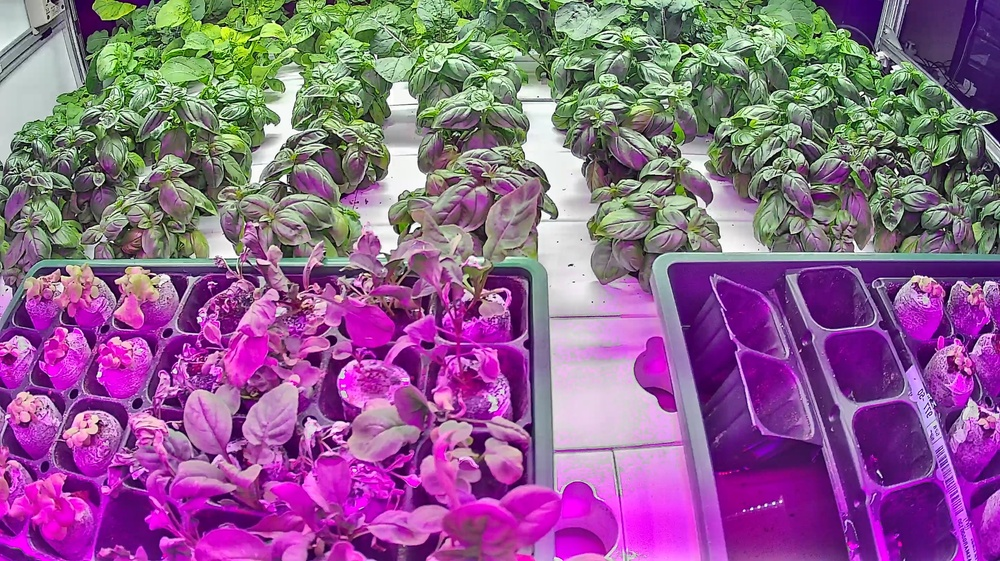
#> input picture backend/media/camera_images/camera_1_20261009T140419985977.jpg, 1000 x 561 px, shrunk from 2880 x 1616 before the run
$ python -i segmentation.py   (imports and definitions only)
#> lines starting #> are read from the running program, lines starting #| are printed output that depends on the picture; after the words box and inside, x2 and y2 are one past the last pixel; in counts of white or black regions, pixels touching at a corner belong together
#> further down, picture is the input picture: shape (561, 1000, 3); mean B, G, R 140.3, 97.9, 141.6
from __future__ import annotations

import cv2
import numpy as np


def gray_world_balance(image: np.ndarray) -> np.ndarray:
    work = image.astype(np.float32)
    means = np.array(
        [max(float(work[:, :, c].mean()), 1.0) for c in range(3)],
        dtype=np.float32,
    )
#> means = [140.3, 97.88, 141.6]
    target = float(means.mean())
#> target = 126.6
    gains = np.clip(target / means, 0.65, 1.8)
#> gains = [0.902, 1.29, 0.894]
    return np.clip(work * gains.reshape(1, 1, 3), 0, 255).astype(np.uint8)


def normalize_image(image: np.ndarray) -> np.ndarray:
    balanced = gray_world_balance(image)
    lab = cv2.cvtColor(balanced, cv2.COLOR_BGR2LAB)
#> lab: shape (561, 1000, 3); mean of channels 0, 1, 2 137.5, 130.5, 128.9
    l, a, b = cv2.split(lab)
    l = cv2.createCLAHE(clipLimit=2.0, tileGridSize=(8, 8)).apply(l)
    return cv2.cvtColor(cv2.merge((l, a, b)), cv2.COLOR_LAB2BGR)


def _remove_small_components(
    mask: np.ndarray,
    min_pixels: int = 120,
    min_ratio: float = 0.00025,
) -> np.ndarray:
    min_area = max(int(min_pixels), int(mask.size * min_ratio))
    count, labels, stats, _ = cv2.connectedComponentsWithStats(mask, connectivity=8)
    cleaned = np.zeros_like(mask)
    for component_id in range(1, count):
        area = int(stats[component_id, cv2.CC_STAT_AREA])
        if area >= min_area:
            cleaned[labels == component_id] = 255
    return cleaned


def segment_colour_indicators(image: np.ndarray) -> dict[str, np.ndarray]:
    """Produce normal/white-light green/yellow/brown candidate masks.

    These masks are NOT the canopy source of truth. The semantic U-Net canopy
    mask is applied later so colour percentages are calculated only inside
    pixels the model identified as canopy.
    """
    normalized = normalize_image(image)
    hsv = cv2.cvtColor(normalized, cv2.COLOR_BGR2HSV)
#> hsv: shape (561, 1000, 3); mean H, S, V 99.1, 137.6, 157.9
    lab = cv2.cvtColor(normalized, cv2.COLOR_BGR2LAB)
#> lab: shape (561, 1000, 3); mean of channels 0, 1, 2 132.9, 130.3, 128.7
    h, s, v = cv2.split(hsv)
    _, a, b_lab = cv2.split(lab)
    bgr_b, bgr_g, bgr_r = cv2.split(normalized)
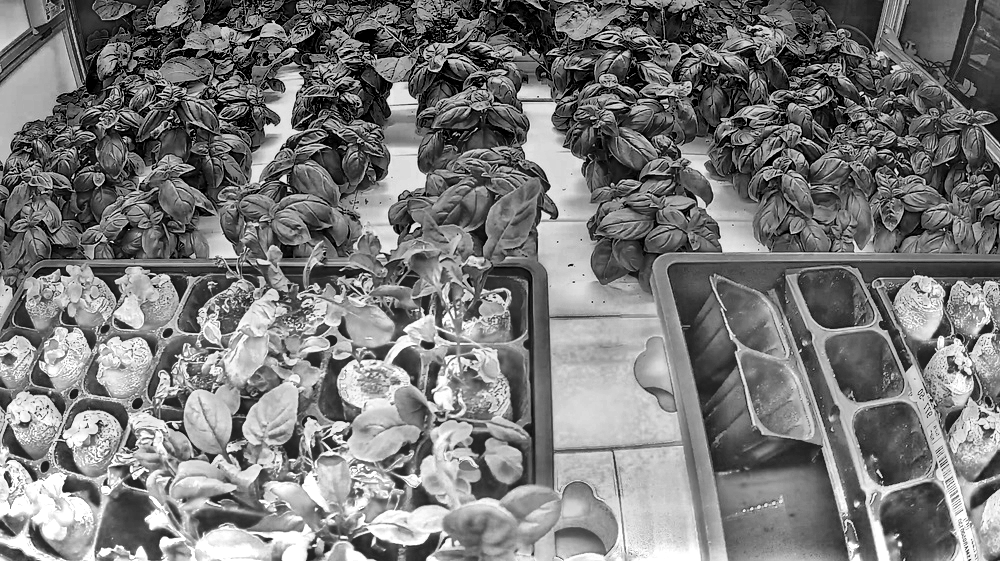
#> bgr_r: shape (561, 1000); min 0, max 255, mean 121.8

    b16 = bgr_b.astype(np.int16)
    g16 = bgr_g.astype(np.int16)
    r16 = bgr_r.astype(np.int16)
    exg = 2 * g16 - r16 - b16
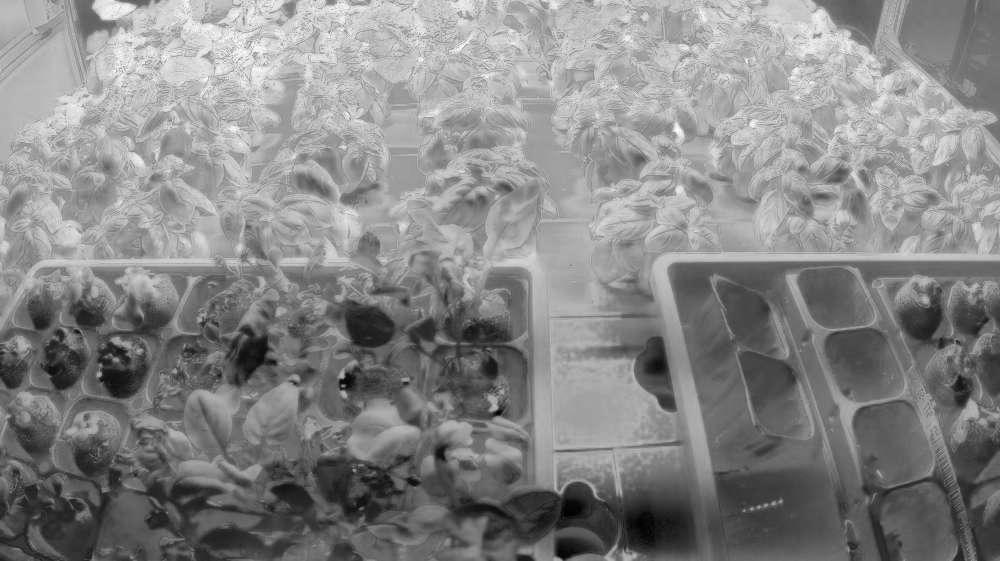
#> exg: shape (561, 1000) int16; min -441, max 383, mean -5.2; drawn with min black and max white

    green_hsv = cv2.inRange(
        hsv,
        np.array([30, 35, 30], np.uint8),
        np.array([95, 255, 255], np.uint8),
    )
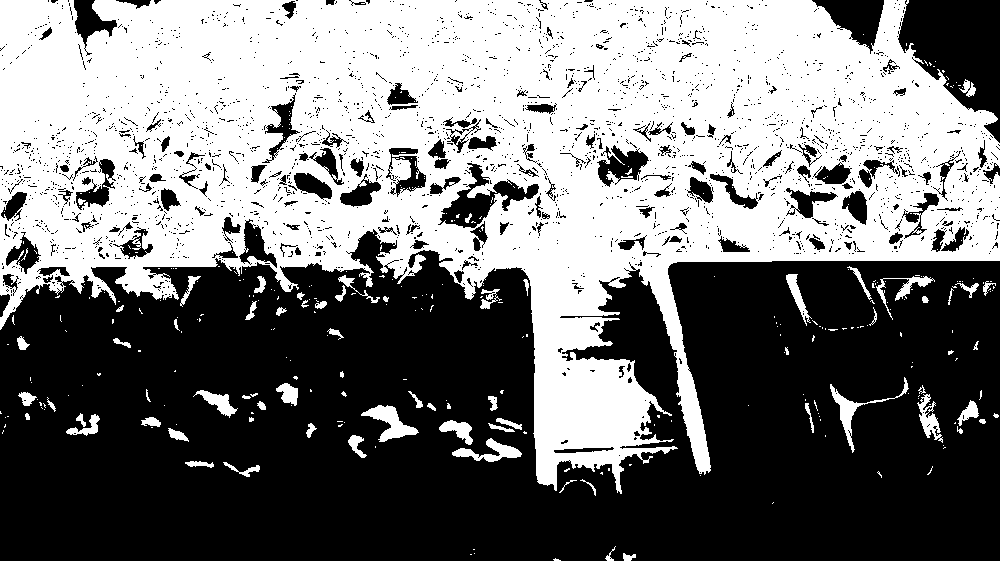
#> green_hsv: shape (561, 1000); 46.4% white; 345 white regions (276 under 20 px), largest, box (x1, y1, x2, y2) and area: (0, 0, 1000, 494) 249965, (361, 405, 419, 442) 859, (830, 377, 909, 453) 736
    green_dom = np.where((g16 >= r16 + 4) & (g16 >= b16 + 4), 255, 0).astype(np.uint8)
#> green_dom: shape (561, 1000); 50% white; 741 black regions (642 under 20 px), largest, box (x1, y1, x2, y2) and area: (0, 219, 1000, 561) 251729, (898, 0, 1000, 143) 8823, (439, 163, 525, 252) 2256
    exg_mask = np.where(exg >= 18, 255, 0).astype(np.uint8)
#> exg_mask: shape (561, 1000); 50% white; 982 black regions (874 under 20 px), largest, box (x1, y1, x2, y2) and area: (0, 219, 1000, 561) 250295, (898, 0, 1000, 143) 8660, (439, 163, 525, 252) 2239
    green = cv2.bitwise_and(green_hsv, green_dom)
#> green: shape (561, 1000); 46% white; 349 white regions (277 under 20 px), largest, box (x1, y1, x2, y2) and area: (0, 0, 1000, 494) 246249, (676, 370, 711, 472) 1606, (361, 405, 419, 442) 859
    green = cv2.bitwise_and(green, exg_mask)
#> green: shape (561, 1000); 45.8% white; 353 white regions (281 under 20 px), largest, box (x1, y1, x2, y2) and area: (0, 0, 1000, 494) 245569, (676, 370, 711, 472) 1606, (361, 405, 419, 442) 859

    yellow = np.where(
        ((h >= 12) & (h <= 42) & (s >= 35) & (v >= 65))
        | ((a >= 118) & (a <= 165) & (b_lab >= 138) & (s >= 25) & (v >= 55)),
        255,
        0,
    ).astype(np.uint8)
#> yellow: shape (561, 1000); 1.3% white; 882 white regions (816 under 20 px), largest, box (x1, y1, x2, y2) and area: (25, 267, 99, 298) 672, (118, 280, 160, 300) 360, (472, 274, 501, 304) 285
    yellow = cv2.bitwise_and(yellow, cv2.bitwise_not(green))
#> yellow: shape (561, 1000); 0.62% white in thin lines or dots, all inside (x1, y1, x2, y2) = (3, 125, 992, 558)

    brown = np.where(
        ((h >= 4) & (h <= 32) & (s >= 25) & (v >= 25) & (v <= 170) & (r16 >= g16))
        | ((a >= 142) & (b_lab >= 120) & (v >= 20) & (v <= 170)),
        255,
        0,
    ).astype(np.uint8)
#> brown: shape (561, 1000); 1.2% white in thin lines or dots
    brown = cv2.bitwise_and(brown, cv2.bitwise_not(green))
    brown = cv2.bitwise_and(brown, cv2.bitwise_not(yellow))
#> brown: shape (561, 1000); 1% white in thin lines or dots

    green = _remove_small_components(green)
#> in _remove_small_components, `count, labels, stats, _ = cv2.connectedComponentsWithStats(mask, conne..`:
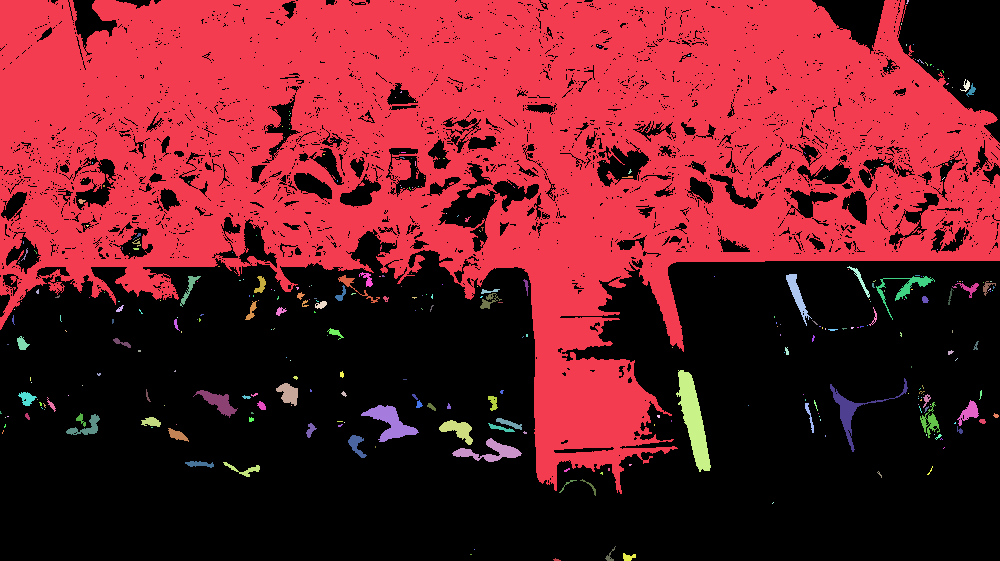
#> labels: shape (561, 1000) int32; 354 distinct labels, from 0 to 353; one colour per label, 0 black
#> in _remove_small_components, `count, labels, stats, _ = cv2.connectedComponentsWithStats(mask, conne..`: count = 354; stats = 354 rows, first 6: [0, 0, 1000, 561, 303853], [0, 0, 1000, 494, 245569], [906, 0, 3, 4, 7], [901, 23, 1, 2, 2], [597, 45, 1, 1, 1], [906, 44, 1, 2, 2]
#> the loop in _remove_small_components, `for component_id in range(1, count):` made 353 passes
#> area on passes 1, 19, 21: 245569, 52, 53
#> after the loop in _remove_small_components, `for component_id in range(1, count):`:
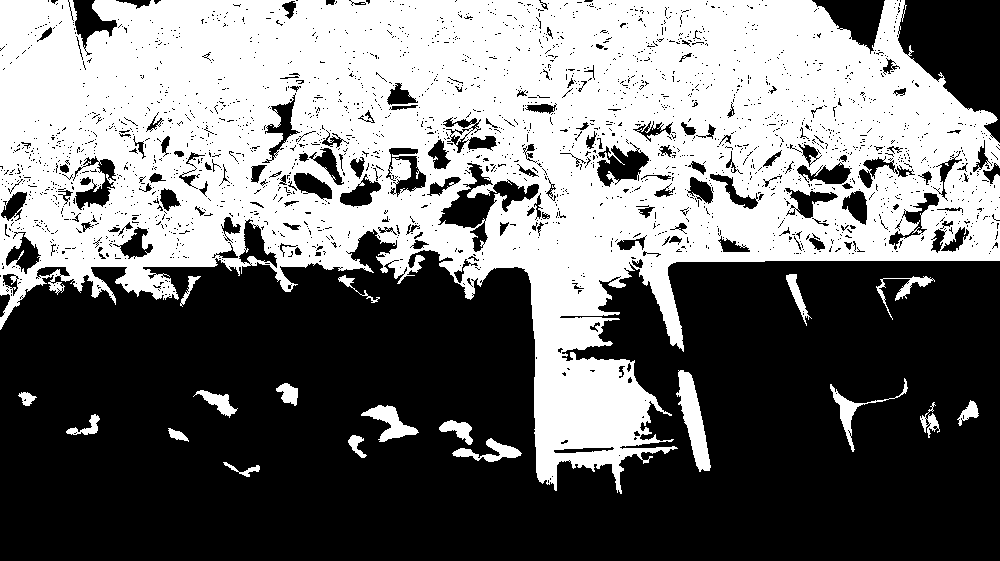
#> cleaned: shape (561, 1000); 45.1% white; 19 white regions, largest, box (x1, y1, x2, y2) and area: (0, 0, 1000, 494) 245569, (676, 370, 711, 472) 1606, (361, 405, 419, 442) 859
    yellow = _remove_small_components(yellow)
#> in _remove_small_components (call 2), `count, labels, stats, _ = cv2.connectedComponentsWithStats(mask, conne..`: labels: shape (561, 1000) int32; 649 distinct labels, from 0 to 648
#> in _remove_small_components (call 2), `count, labels, stats, _ = cv2.connectedComponentsWithStats(mask, conne..`: count = 649; stats = 649 rows, first 6: [0, 0, 1000, 561, 557508], [637, 125, 1, 1, 1], [639, 125, 1, 1, 1], [446, 126, 1, 1, 1], [639, 127, 1, 1, 1], [641, 126, 1, 1, 1]
#> the loop in _remove_small_components (call 2), `for component_id in range(1, count):` made 648 passes
#> area on passes 16, 29, 41: 78, 26, 84
#> after the loop in _remove_small_components (call 2), `for component_id in range(1, count):`: cleaned: shape (561, 1000); 0.06% white; 2 white regions, box (x1, y1, x2, y2) and area: (123, 229, 148, 251) 157, (473, 275, 497, 301) 156
    brown = _remove_small_components(brown)
#> call 3 of _remove_small_components, with min_pixels = 120, min_ratio = 0.00025
#> in _remove_small_components (call 3), `count, labels, stats, _ = cv2.connectedComponentsWithStats(mask, conne..`:
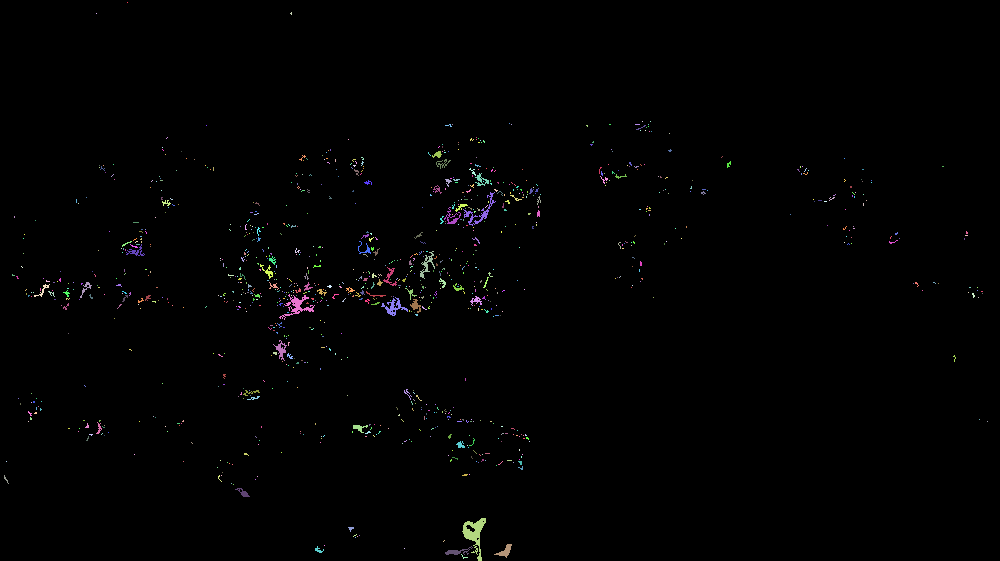
#> labels: shape (561, 1000) int32; 1050 distinct labels, from 0 to 1049; one colour per label, 0 black
#> in _remove_small_components (call 3), `count, labels, stats, _ = cv2.connectedComponentsWithStats(mask, conne..`: count = 1050; stats = 1050 rows, first 6: [0, 0, 1000, 561, 555310], [127, 2, 1, 1, 1], [96, 13, 1, 1, 1], [290, 12, 2, 3, 4], [642, 121, 1, 1, 1], [650, 121, 1, 1, 1]
#> the loop in _remove_small_components (call 3), `for component_id in range(1, count):` made 1049 passes
#> area on passes 48, 207, 685: 40, 194, 257
#> after the loop in _remove_small_components (call 3), `for component_id in range(1, count):`:
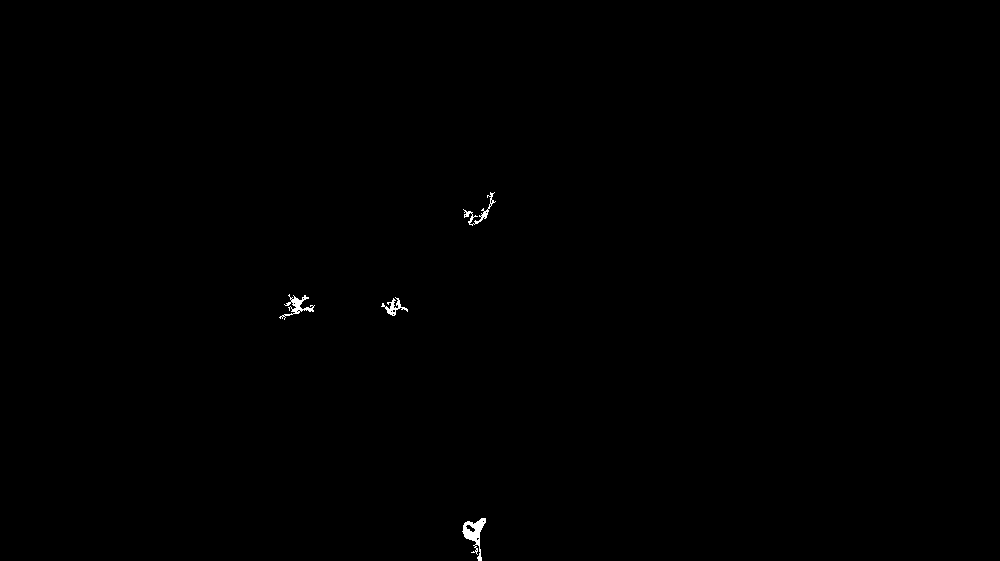
#> cleaned: shape (561, 1000); 0.18% white; 4 white regions, box (x1, y1, x2, y2) and area: (462, 518, 486, 561) 398, (279, 294, 315, 320) 257, (463, 192, 496, 226) 194, (381, 297, 408, 316) 169
    return {"green": green, "yellow": yellow, "brown": brown}

>>> import cv2
>>> picture = cv2.imread('../../backend/media/camera_images/camera_1_20261009T140419985977.jpg')
>>> result = segment_colour_indicators(picture)
#> result = 3 items
